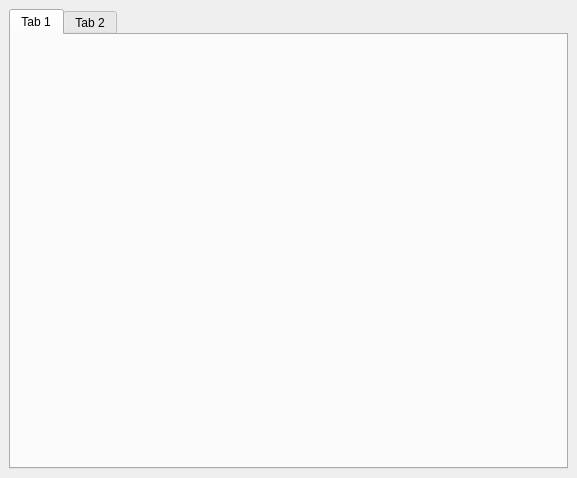
<?xml version="1.0" encoding="UTF-8"?>
<ui version="4.0">
 <class>TileViwer</class>
 <widget class="QMainWindow" name="TileViwer">
  <property name="geometry">
   <rect>
    <x>0</x>
    <y>0</y>
    <width>577</width>
    <height>478</height>
   </rect>
  </property>
  <property name="windowTitle">
   <string>Palette Viewer</string>
  </property>
  <property name="windowIcon">
   <iconset resource="../resources/appResources.qrc">
    <normaloff>:/resources/Logo.png</normaloff>:/resources/Logo.png</iconset>
  </property>
  <widget class="QWidget" name="centralwidget">
   <layout class="QGridLayout" name="gridLayout">
    <item row="0" column="0">
     <widget class="QTabWidget" name="tabWidget">
      <property name="currentIndex">
       <number>0</number>
      </property>
      <widget class="QWidget" name="tab">
       <attribute name="title">
        <string>Tab 1</string>
       </attribute>
      </widget>
      <widget class="QWidget" name="tab_2">
       <attribute name="title">
        <string>Tab 2</string>
       </attribute>
       <widget class="QPushButton" name="pushButton">
        <property name="geometry">
         <rect>
          <x>250</x>
          <y>170</y>
          <width>83</width>
          <height>25</height>
         </rect>
        </property>
        <property name="text">
         <string>PushButton</string>
        </property>
       </widget>
       <widget class="QPushButton" name="pushButton_2">
        <property name="geometry">
         <rect>
          <x>150</x>
          <y>160</y>
          <width>83</width>
          <height>25</height>
         </rect>
        </property>
        <property name="text">
         <string>PushButton</string>
        </property>
       </widget>
      </widget>
     </widget>
    </item>
   </layout>
  </widget>
  <widget class="QMenuBar" name="menuBar">
   <property name="geometry">
    <rect>
     <x>0</x>
     <y>0</y>
     <width>577</width>
     <height>22</height>
    </rect>
   </property>
  </widget>
 </widget>
 <resources>
  <include location="../resources/appResources.qrc"/>
 </resources>
 <connections/>
</ui>
